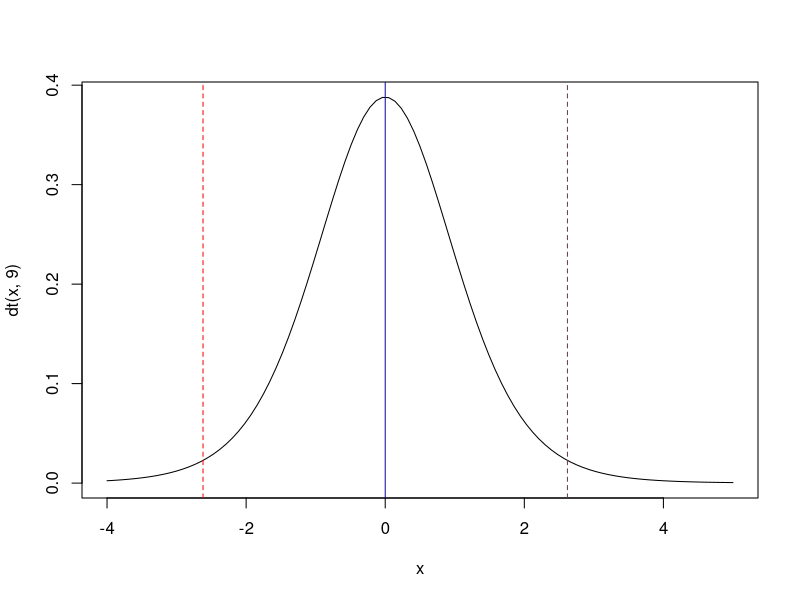

Generate this figure with R:
# Data 05/10/2026
# Programado por Alan Rodrigo Panosso

altura <- c(1.93, 1.69, 1.90, 1.65, 1.70,
             1.70, 1.61, 1.56, 1.82, 1.55)
mean(altura)
sd(altura)

# Estatística do Teste
(mean(altura) - 1.72)/(sd(altura)/sqrt(10))

# TESTE t-Student
t.test(altura,
       mu = 1.72,
       var.equal = TRUE,
       alternative = "l")

# Critério de Rejeição é o
# p-value
# Rejeitamos H0 se p-valeu <= ao alpha
# p-value foi maior que (5% - 0.05)
# Não rejeitamos H0 e concluímos que
# a média de altura dos alunos é
# igual a 1,72 m.
curve(dt(x,9),-4,5)
qt(0.025,9)
qt(0.975,9)
abline(v=0,col="blue")
abline(v=c(-2.62, 2.62), col="red",
       lty =2)
